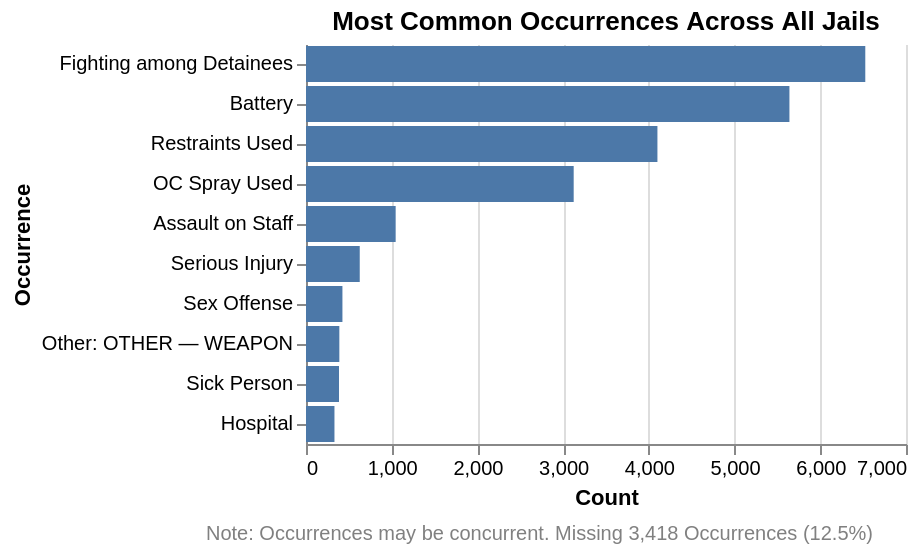

Notebook code cell kept with this figure:
### Code cell
samples_df = samples_df.with_columns(
    pl.when(pl.col("Cleaned Occurrences") == "")
    .then(pl.lit("Error, no occurrence found"))
    .otherwise(pl.col("Cleaned Occurrences"))
    .alias("Cleaned Occurrences")
)

def clean_other(df):
    pattern = r"specify"
    df = df.with_columns(
    pl.when(pl.col("Cleaned Occurrences").str.contains(pattern))
    .then(pl.col("Cleaned Occurrences").str.extract(r"\):\s*(\S.*)"))
    .otherwise(pl.col("Cleaned Occurrences"))
    .alias("Cleaned Occurrences")
    )

    return df

total_occurrence_result = (
    samples_df
    .with_columns(
        pl.col("Cleaned Occurrences").str.split(",").alias("Cleaned Occurrences")
    )
    .explode("Cleaned Occurrences")
    .filter(pl.col("Cleaned Occurrences").is_not_null())
    .select(
        pl.col("Cleaned Occurrences").value_counts(sort=True)
    )
    .unnest("Cleaned Occurrences")
    .head(12)
)

total_occurrence_result = clean_other(total_occurrence_result)

total_occurrence_result = total_occurrence_result.filter(~pl.col("Cleaned Occurrences").is_in(["Error", " no occurrence found"]))

total_occurrence_chart = alt.Chart(total_occurrence_result).mark_bar().encode(
    x=alt.X("count:Q", title="Count"),
    y=alt.Y("Cleaned Occurrences:N", title="Occurrence").sort('-x')
).properties(
    title="Most Common Occurrences Across All Jails"
)

# Footnote as a separate text chart
footnote = alt.Chart(pl.DataFrame({
    "text": ["Note: Occurrences may be concurrent. Missing 3,418 Occurrences (12.5%)"],
    "x": [0],
    "y": [0]
})).mark_text(
    align="left",
    baseline="bottom",
    fontSize=10,
    dx=0,
    dy=20,  # distance below the main chart area
    color="gray"
).encode(
    x=alt.value(-50),
    y=alt.value(230),  # just below the chart (chart height + some offset)
    text="text:N"
)

# Use layering to draw the footnote over/under the chart
total_occurrence_chart = alt.layer(
    total_occurrence_chart,
    footnote
).configure_view(
    stroke=None  # removes box around the chart
)

total_occurrence_chart

### Figure 1 — Vega-Lite specification as saved in the notebook (floating-point values rounded to 4 significant figures)
{"config": {"view": {"continuousWidth": 300, "continuousHeight": 300, "stroke": null}}, "layer": [{"data": {"name": "data-7a91479d6811d51bc00ead405ff44978"}, "mark": {"type": "bar"}, "encoding": {"x": {"field": "count", "title": "Count", "type": "quantitative"}, "y": {"field": "Cleaned Occurrences", "sort": "-x", "title": "Occurrence", "type": "nominal"}}, "title": "Most Common Occurrences Across All Jails"}, {"data": {"name": "data-d93bad239394a920026100302f9d4427"}, "mark": {"type": "text", "align": "left", "baseline": "bottom", "color": "gray", "dx": 0, "dy": 20, "fontSize": 10}, "encoding": {"text": {"field": "text", "type": "nominal"}, "x": {"value": -50}, "y": {"value": 230}}}], "$schema": "https://vega.github.io/schema/vega-lite/v5.20.1.json", "datasets": {"data-7a91479d6811d51bc00ead405ff44978": [{"Cleaned Occurrences": "Fighting among Detainees", "count": 6525}, {"Cleaned Occurrences": "Battery", "count": 5640}, {"Cleaned Occurrences": "Restraints Used", "count": 4100}, {"Cleaned Occurrences": "OC Spray Used", "count": 3123}, {"Cleaned Occurrences": "Assault on Staff", "count": 1046}, {"Cleaned Occurrences": "Serious Injury", "count": 627}, {"Cleaned Occurrences": "Sex Offense", "count": 425}, {"Cleaned Occurrences": "Other: OTHER — WEAPON\n", "count": 389}, {"Cleaned Occurrences": "Sick Person", "count": 385}, {"Cleaned Occurrences": "Hospital", "count": 332}], "data-d93bad239394a920026100302f9d4427": [{"text": "Note: Occurrences may be concurrent. Missing 3,418 Occurrences (12.5%)", "x": 0, "y": 0}]}}
